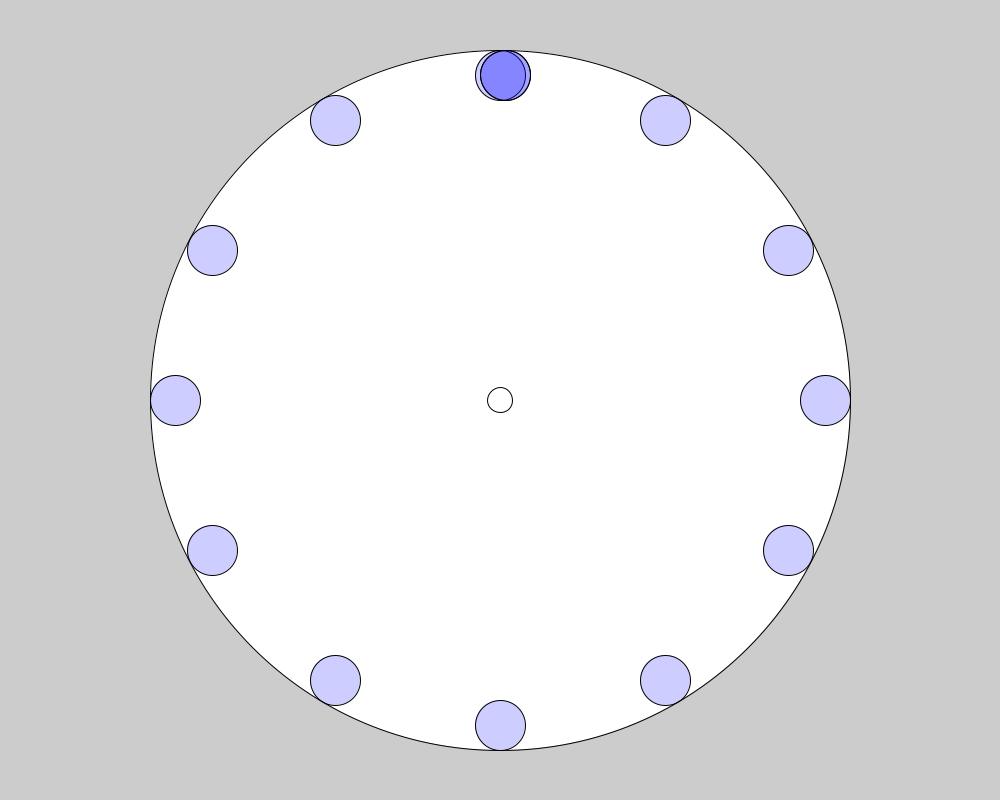
Frame 1 (no input)
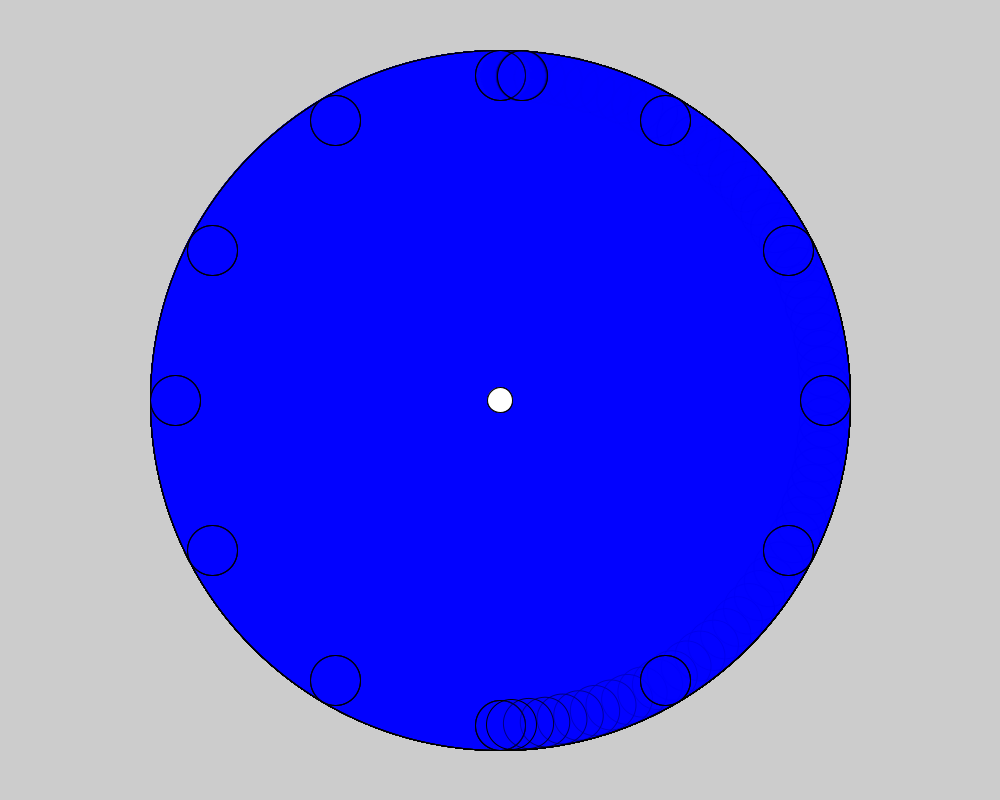
Frame 60 (the mouse pressed at the canvas centre just before this capture)
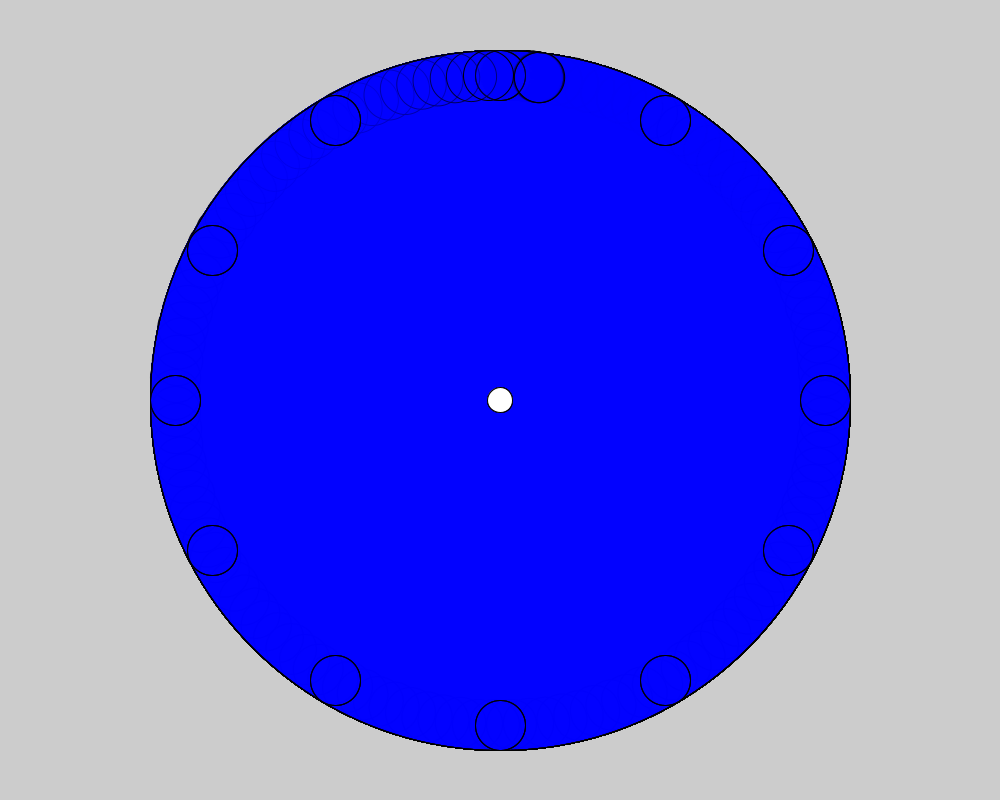
Frame 120 (the mouse held since frame 60 and released just before this capture)

The Processing sketch that drew these frames (run headless with seeded random() and noise(); from frame 60 on, the mouse is pressed at the canvas centre):

// Processing sketch: clock
// ── clock.pde
float angle = 1;
float angleB = 1;



void setup()
{
size(1000,800);
}

void draw()
{
translate(width/2, height/2);
circle(0,0,height-100);
fill(color(255,255,255,255));

Face();


pushMatrix();
rotate(radians(angle));
translate(0,-325);
circle (0,0, 50);
if (angle < 360);
{
angle = angle+3;
}
popMatrix();

pushMatrix();
rotate(radians(angleB));
translate(0,-325);
circle (0,0, 50);
if (angleB < 360);
{
angleB = angleB+.05;
}
popMatrix();


}

// ── face.pde
void Face()

{
  circle (0,0, 25);
  fill(color(0,0,255,50));
  
pushMatrix();
translate(0,-325);
circle (0,0, 50);
popMatrix();

pushMatrix();
translate(0,+325);
circle (0,0, 50);
popMatrix();

pushMatrix();
translate(+325,0);
circle (0,0, 50);
popMatrix();

pushMatrix();
translate(-325,0);
circle (0,0, 50);
popMatrix();

pushMatrix();
translate(-288,150);
circle (0,0, 50);
popMatrix();

pushMatrix();
translate(288,150);
circle (0,0, 50);
popMatrix();

pushMatrix();
translate(288,-150);
circle (0,0, 50);
popMatrix();

pushMatrix();
translate(-288,-150);
circle (0,0, 50);
popMatrix();

pushMatrix();
translate(-165,-280);
circle (0,0, 50);
popMatrix();

pushMatrix();
translate(165,280);
circle (0,0, 50);
popMatrix();

pushMatrix();
translate(165,-280);
circle (0,0, 50);
popMatrix();

pushMatrix();
translate(-165,280);
circle (0,0, 50);
popMatrix();

}
